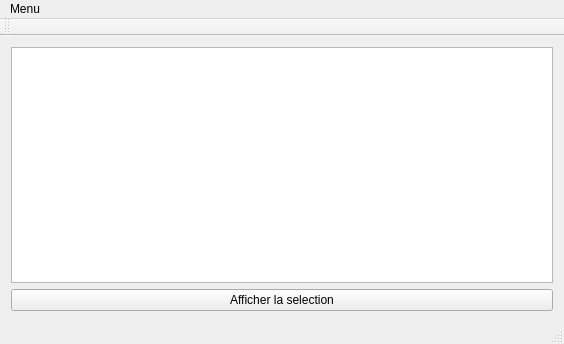
<?xml version="1.0" encoding="UTF-8"?>
<ui version="4.0">
 <class>MainWindow</class>
 <widget class="QMainWindow" name="MainWindow">
  <property name="geometry">
   <rect>
    <x>0</x>
    <y>0</y>
    <width>564</width>
    <height>344</height>
   </rect>
  </property>
  <property name="windowTitle">
   <string>MainWindow</string>
  </property>
  <widget class="QWidget" name="centralWidget">
   <layout class="QGridLayout" name="gridLayout">
    <item row="0" column="0">
     <widget class="QListView" name="listView"/>
    </item>
    <item row="1" column="0">
     <widget class="QPushButton" name="pushButton">
      <property name="text">
       <string>Afficher la selection</string>
      </property>
     </widget>
    </item>
   </layout>
  </widget>
  <widget class="QMenuBar" name="menuBar">
   <property name="geometry">
    <rect>
     <x>0</x>
     <y>0</y>
     <width>564</width>
     <height>21</height>
    </rect>
   </property>
   <widget class="QMenu" name="menuMenu">
    <property name="title">
     <string>Menu</string>
    </property>
    <addaction name="actionQuitter"/>
   </widget>
   <addaction name="menuMenu"/>
  </widget>
  <widget class="QToolBar" name="mainToolBar">
   <attribute name="toolBarArea">
    <enum>TopToolBarArea</enum>
   </attribute>
   <attribute name="toolBarBreak">
    <bool>false</bool>
   </attribute>
  </widget>
  <widget class="QStatusBar" name="statusBar"/>
  <action name="actionQuitter">
   <property name="text">
    <string>Quitter</string>
   </property>
  </action>
 </widget>
 <layoutdefault spacing="6" margin="11"/>
 <resources/>
 <connections/>
</ui>
